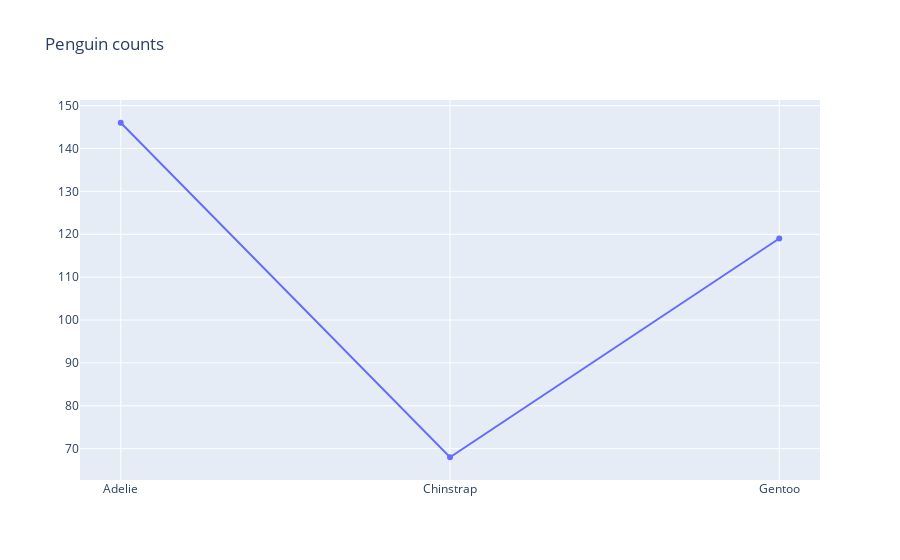

Notebook source saved alongside this figure:
### Markdown cell above
Method 1: change the `'type'` property

### Code cell
datatrace = {
    'x': ['Adelie', 'Chinstrap', 'Gentoo'], 
    'y': [146, 68, 119], 
    'type': 'scatter' # try 'bar'
}

layout = {
    'title': 'Penguin counts'
}

figdict = {'data': datatrace, 
          'layout': layout}

go.Figure(**figdict)

### Figure 1 — Plotly figure (JSON) as saved in the notebook; plotly's stock layout.template omitted (floating-point values rounded to 4 significant figures)
{"data": [{"type": "scatter", "x": ["Adelie", "Chinstrap", "Gentoo"], "y": [146, 68, 119]}], "layout": {"title": {"text": "Penguin counts"}}}
